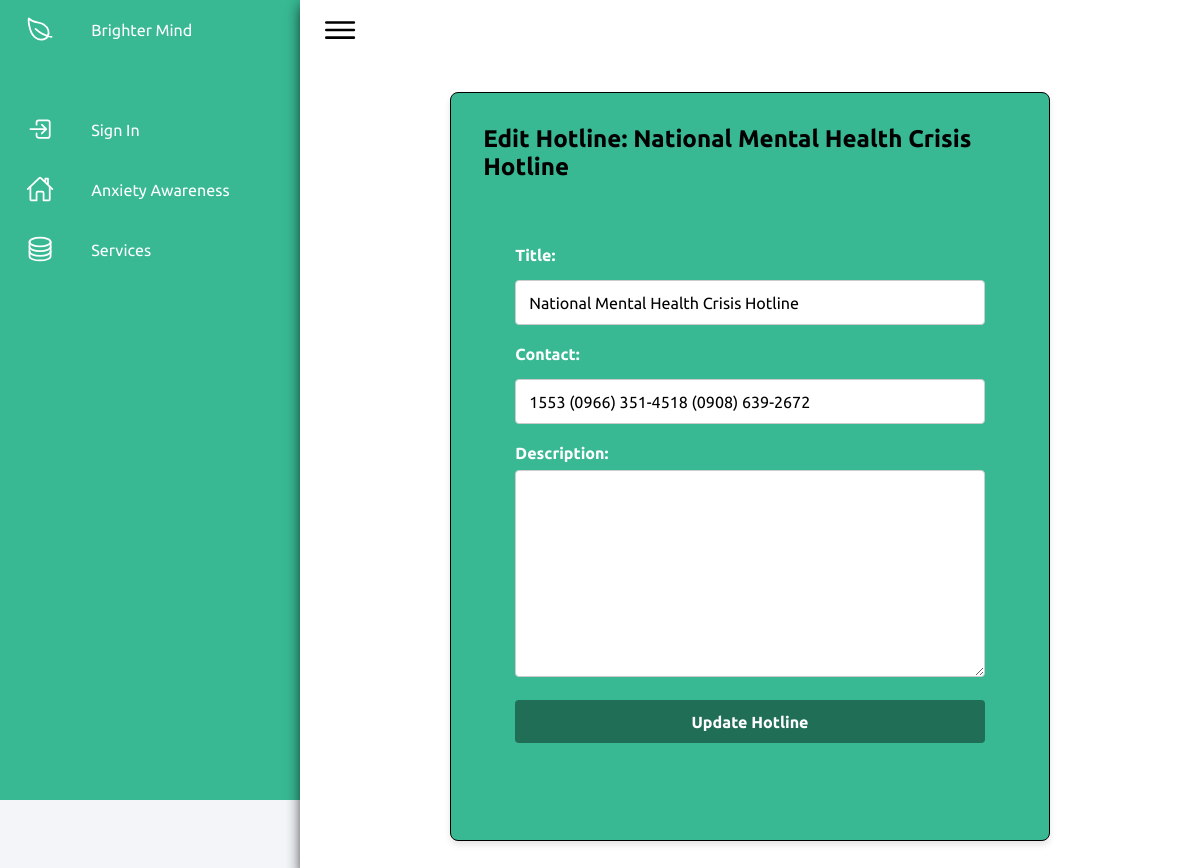
The app's page /hotline/edit/7/ with its own data.
### webapp/models.py (models this page shows, shortened)
class Hotline(models.Model):
    title = models.CharField(max_length=255)
    contact = models.CharField(max_length=255)  # Fixed the missing field type
    description = models.TextField(blank=True, null=True)

### webapp/views.py (the view)
# urls.py: path('hotline/edit/<int:hotline_id>/', views.edit_hotline, name='edit_hotline'),
def edit_hotline(request, hotline_id):
    hotline = get_object_or_404(Hotline, id=hotline_id)
    if request.method == 'POST':
        form = HotlineForm(request.POST, instance=hotline)
        if form.is_valid():
            form.save()  # Save the updated hotline
            return redirect('hotline')  # Redirect to hotline list page
    else:
        form = HotlineForm(instance=hotline)
    return render(request, 'pages/edit_hotline.html', {'form': form, 'hotline': hotline})

### webapp/forms.py
class HotlineForm(forms.ModelForm):
    class Meta:
        model = Hotline
        fields = ['title', 'contact', 'description']

### webapp/templates/pages/edit_hotline.html (shortened to what this page needs)
{% extends 'pages/index.html' %}
{% load static %}
{% block content %}
<div class="addform">
    <h2>Edit Hotline: {{ hotline.title }}</h2>
    <form class="addform1" method="POST">
        {{ form.as_p }}
        <button type="submit" class="submit-button">Update Hotline</button>
    </form>
</div>
{% endblock %}

### webapp/static/css/style.css (style rules this page uses)
* { font-family: "Ubuntu", sans-serif; margin: 0; padding: 0; box-sizing: border-box; border: none; text-decoration: none; }
:root { --blue: #38b993; --white: #fff; --gray: #f5f5f5; --black1: #222; --black2: #999; --light-color: #111; --box-shadow: .5rem .5rem 0 rgba(22, 160, 133, .2); }
html { font-size: 100.5%; overflow-x: hidden; scroll-padding-top: 7rem; scroll-behavior: smooth; }
body { font-family: Arial, sans-serif; display: flex; justify-content: center; }
body { background-color: #f3f5f9; }
input { width: 100%; padding: 12px 20px; margin: 8px 0; display: inline-block; border: 1px solid #cccccc; border-radius: 4px; box-sizing: border-box; font-size: 20px }
input { width: 100%; padding: 12px 20px; margin: 8px 0; display: inline-block; border: 1px solid #ccc; border-radius: 4px; box-sizing: border-box; font-size: 20px }
input[type="text"] { width: 100%; padding: 10px; margin-bottom: 20px; border: 1px solid #ccc; border-radius: 4px; }
html { scroll-behavior: smooth; }
form { padding: 2.3rem 2.2rem; z-index: 10; overflow: hidden; position: relative; background-color: #38b993; color: white; }

### webapp/templates/pages/edit_hotline.html (style rules this page uses)
.submit-button { display: inline-block; width: 100%; padding: 0.8rem; font-size: 1rem; font-weight: bold; color: #fff; background-color: #216e57; border: none; border-radius: 4px; cursor: pointer; text-align: center; transition: background-color 0.3s ease, transform 0.2s ease; }
.addform { max-width: 600px; margin: 2rem auto; padding: 2rem; border: 1px solid #000000; border-radius: 8px; box-shadow: 0 4px 6px rgba(0, 0, 0, 0.1); background-color: #38b993; font-family: Arial, sans-serif; }
.addform1 { max-width: 600px; margin: 2rem auto; padding: 2rem; border-radius: 8px; background-color: #38b993; font-family: Arial, sans-serif; }
.addform label { font-weight: bold; color: #fff; margin-bottom: 0.5rem; display: block; }
.addform input[type="text"], .addform textarea { width: 100%; padding: 0.8rem; margin-bottom: 1.2rem; border: 1px solid #ccc; border-radius: 4px; font-size: 1rem; box-sizing: border-box; transition: border-color 0.3s ease; }

### records on screen
Hotline: title "National Mental Health Crisis Hotline", contact "1553 (0966) 351-4518 (0908) 639-2672"
